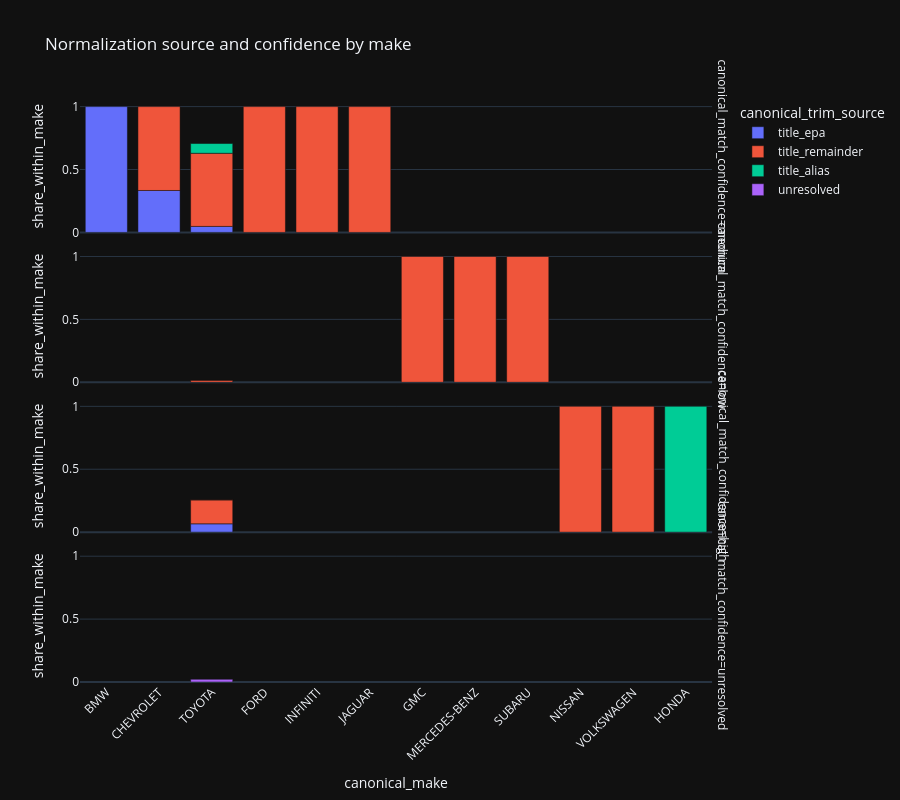

Write notebook code for a chart like this one.
### Code cell
if canonical_schema_ready:
    gt_audit = canonical_audit[
        canonical_audit["title"].fillna("").str.contains(r"\bGT350R?\b", case=False, regex=True)
    ][["title", "canonical_model", "canonical_trim_raw", "canonical_trim", "nhtsa_Trim", "nhtsa_Trim2"]]
    display(Markdown("### Explicit GT350 / GT350R checks"))
    display(gt_audit.sort_values(["canonical_trim", "title"]).head(100))

    source_confidence = (
        canonical_audit.groupby(["canonical_make", "canonical_trim_source", "canonical_match_confidence"], dropna=False)
        .size().rename("rows").reset_index()
    )
    source_confidence["share_within_make"] = source_confidence["rows"] / source_confidence.groupby("canonical_make")["rows"].transform("sum")
    fig = px.bar(
        source_confidence.sort_values(["canonical_make", "canonical_trim_source", "canonical_match_confidence"]),
        x="canonical_make", y="share_within_make", color="canonical_trim_source",
        facet_row="canonical_match_confidence", title="Normalization source and confidence by make",
    )
    fig.update_layout(height=800, xaxis_tickangle=-45)
    fig.show()

    suspicious = canonical_audit[
        unresolved
        | canonical_audit["canonical_match_confidence"].isin(["low", "unresolved"])
        | canonical_audit["canonical_trim"].fillna("").str.len().gt(40)
    ][["title", "canonical_year", "canonical_make", "canonical_model", "canonical_trim_raw", "canonical_trim", "canonical_trim_source", "canonical_match_confidence"]]
    display(Markdown("### Top unresolved or suspicious titles for alias-rule improvement"))
    display(suspicious.sort_values(["canonical_match_confidence", "canonical_make", "title"]).head(100))

### Figure 1 — Plotly figure (JSON) as saved in the notebook; plotly's stock layout.template omitted (floating-point values rounded to 4 significant figures)
{"data": [{"hovertemplate": "canonical_trim_source=title_epa<br>canonical_match_confidence=medium<br>canonical_make=%{x}<br>share_within_make=%{y}<extra></extra>", "legendgroup": "title_epa", "marker": {"color": "#636efa", "pattern": {"shape": ""}}, "name": "title_epa", "orientation": "v", "showlegend": true, "textposition": "auto", "x": ["BMW", "CHEVROLET", "TOYOTA"], "xaxis": "x4", "y": [1.0, 0.3333, 0.04772], "yaxis": "y4", "type": "bar"}, {"hovertemplate": "canonical_trim_source=title_epa<br>canonical_match_confidence=low<br>canonical_make=%{x}<br>share_within_make=%{y}<extra></extra>", "legendgroup": "title_epa", "marker": {"color": "#636efa", "pattern": {"shape": ""}}, "name": "title_epa", "orientation": "v", "showlegend": false, "textposition": "auto", "x": ["TOYOTA"], "xaxis": "x3", "y": [0.00014], "yaxis": "y3", "type": "bar"}, {"hovertemplate": "canonical_trim_source=title_epa<br>canonical_match_confidence=high<br>canonical_make=%{x}<br>share_within_make=%{y}<extra></extra>", "legendgroup": "title_epa", "marker": {"color": "#636efa", "pattern": {"shape": ""}}, "name": "title_epa", "orientation": "v", "showlegend": false, "textposition": "auto", "x": ["TOYOTA"], "xaxis": "x2", "y": [0.06608], "yaxis": "y2", "type": "bar"}, {"hovertemplate": "canonical_trim_source=title_remainder<br>canonical_match_confidence=medium<br>canonical_make=%{x}<br>share_within_make=%{y}<extra></extra>", "legendgroup": "title_remainder", "marker": {"color": "#EF553B", "pattern": {"shape": ""}}, "name": "title_remainder", "orientation": "v", "showlegend": true, "textposition": "auto", "x": ["CHEVROLET", "FORD", "INFINITI", "JAGUAR", "TOYOTA"], "xaxis": "x4", "y": [0.6667, 1.0, 1.0, 1.0, 0.5813], "yaxis": "y4", "type": "bar"}, {"hovertemplate": "canonical_trim_source=title_remainder<br>canonical_match_confidence=low<br>canonical_make=%{x}<br>share_within_make=%{y}<extra></extra>", "legendgroup": "title_remainder", "marker": {"color": "#EF553B", "pattern": {"shape": ""}}, "name": "title_remainder", "orientation": "v", "showlegend": false, "textposition": "auto", "x": ["GMC", "MERCEDES-BENZ", "SUBARU", "TOYOTA"], "xaxis": "x3", "y": [1.0, 1.0, 1.0, 0.01468], "yaxis": "y3", "type": "bar"}, {"hovertemplate": "canonical_trim_source=title_remainder<br>canonical_match_confidence=high<br>canonical_make=%{x}<br>share_within_make=%{y}<extra></extra>", "legendgroup": "title_remainder", "marker": {"color": "#EF553B", "pattern": {"shape": ""}}, "name": "title_remainder", "orientation": "v", "showlegend": false, "textposition": "auto", "x": ["NISSAN", "TOYOTA", "VOLKSWAGEN"], "xaxis": "x2", "y": [1.0, 0.1907, 1.0], "yaxis": "y2", "type": "bar"}, {"hovertemplate": "canonical_trim_source=title_alias<br>canonical_match_confidence=medium<br>canonical_make=%{x}<br>share_within_make=%{y}<extra></extra>", "legendgroup": "title_alias", "marker": {"color": "#00cc96", "pattern": {"shape": ""}}, "name": "title_alias", "orientation": "v", "showlegend": true, "textposition": "auto", "x": ["TOYOTA"], "xaxis": "x4", "y": [0.07767], "yaxis": "y4", "type": "bar"}, {"hovertemplate": "canonical_trim_source=title_alias<br>canonical_match_confidence=high<br>canonical_make=%{x}<br>share_within_make=%{y}<extra></extra>", "legendgroup": "title_alias", "marker": {"color": "#00cc96", "pattern": {"shape": ""}}, "name": "title_alias", "orientation": "v", "showlegend": false, "textposition": "auto", "x": ["HONDA", "TOYOTA"], "xaxis": "x2", "y": [1.0, 0.0001801], "yaxis": "y2", "type": "bar"}, {"hovertemplate": "canonical_trim_source=unresolved<br>canonical_match_confidence=unresolved<br>canonical_make=%{x}<br>share_within_make=%{y}<extra></extra>", "legendgroup": "unresolved", "marker": {"color": "#ab63fa", "pattern": {"shape": ""}}, "name": "unresolved", "orientation": "v", "showlegend": true, "textposition": "auto", "x": ["TOYOTA"], "xaxis": "x", "y": [0.02149], "yaxis": "y", "type": "bar"}], "layout": {"xaxis": {"anchor": "y", "domain": [0.0, 0.98], "title": {"text": "canonical_make"}, "tickangle": -45}, "yaxis": {"anchor": "x", "domain": [0.0, 0.2275], "title": {"text": "share_within_make"}}, "xaxis2": {"anchor": "y2", "domain": [0.0, 0.98], "matches": "x", "showticklabels": false}, "yaxis2": {"anchor": "x2", "domain": [0.2575, 0.485], "matches": "y", "title": {"text": "share_within_make"}}, "xaxis3": {"anchor": "y3", "domain": [0.0, 0.98], "matches": "x", "showticklabels": false}, "yaxis3": {"anchor": "x3", "domain": [0.515, 0.7425], "matches": "y", "title": {"text": "share_within_make"}}, "xaxis4": {"anchor": "y4", "domain": [0.0, 0.98], "matches": "x", "showticklabels": false}, "yaxis4": {"anchor": "x4", "domain": [0.7725, 1.0], "matches": "y", "title": {"text": "share_within_make"}}, "annotations": [{"font": {}, "showarrow": false, "text": "canonical_match_confidence=unresolved", "textangle": 90, "x": 0.98, "xanchor": "left", "xref": "paper", "y": 0.1138, "yanchor": "middle", "yref": "paper"}, {"font": {}, "showarrow": false, "text": "canonical_match_confidence=high", "textangle": 90, "x": 0.98, "xanchor": "left", "xref": "paper", "y": 0.3712, "yanchor": "middle", "yref": "paper"}, {"font": {}, "showarrow": false, "text": "canonical_match_confidence=low", "textangle": 90, "x": 0.98, "xanchor": "left", "xref": "paper", "y": 0.6288, "yanchor": "middle", "yref": "paper"}, {"font": {}, "showarrow": false, "text": "canonical_match_confidence=medium", "textangle": 90, "x": 0.98, "xanchor": "left", "xref": "paper", "y": 0.8862, "yanchor": "middle", "yref": "paper"}], "legend": {"title": {"text": "canonical_trim_source"}, "tracegroupgap": 0}, "title": {"text": "Normalization source and confidence by make"}, "barmode": "relative", "height": 800}}
